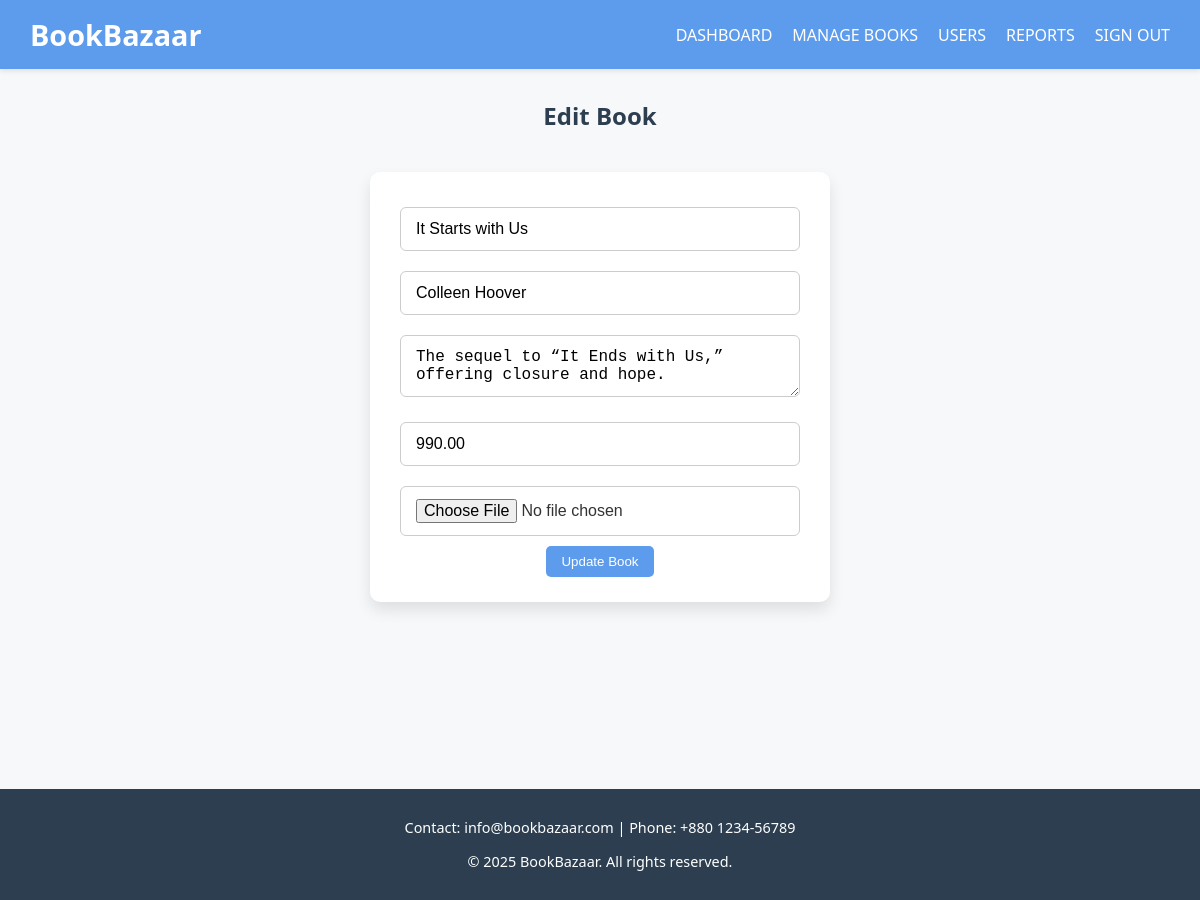
Screenshot of /admin/edit_book.php?id=2 (signed in) with the database file from the repository.
### tables this page shows
CREATE TABLE `books` (
  `title` varchar(255) DEFAULT NULL,
  `description` text DEFAULT NULL,
  `author` varchar(255) DEFAULT NULL,
  `publisher` varchar(255) DEFAULT NULL,
  `publication_year` year(4) DEFAULT NULL,
  `price` decimal(10,2) DEFAULT NULL,
  `image` varchar(255) DEFAULT NULL,
  `id` int(11) NOT NULL
);

### admin/edit_book.php (the view, shortened to what this page needs)
<?php
include '../includes/db_connect.php';
$id = (int)$_GET['id'];
$book = mysqli_fetch_assoc(mysqli_query($conn, "SELECT * FROM books WHERE id=$id"));
?>
<?php include '../includes/header.php'; ?>
<h2>Edit Book</h2>
<form method="post" enctype="multipart/form-data">
    <input type="text" name="title" value="<?php echo $book['title']; ?>" required>
    <input type="text" name="author" value="<?php echo $book['author']; ?>" required>
    <textarea name="description" required><?php echo $book['description']; ?></textarea>
    <input type="number" step="0.01" name="price" value="<?php echo $book['price']; ?>" required>
    <input type="file" name="image">
    <button type="submit" name="update">Update Book</button>
</form>
<?php include '../includes/footer.php'; ?>

### assets/css/style.css (style rules this page uses)
body { font-family: 'Segoe UI', Tahoma, Geneva, Verdana, sans-serif; margin: 0; padding: 0; background-color: #f6f8fa; color: #333; }
h1, h2, h3, h4 { color: #2c3e50; margin: 10px 0; }
.btn, button, form button { display: inline-block; background-color: #5d9cec; color: #fff; padding: 8px 15px; border: none; border-radius: 5px; font-weight: 500; cursor: pointer; transition: background-color 0.3s; }
form, .contact-form { background-color: #fff; padding: 25px 30px; border-radius: 10px; box-shadow: 0 8px 15px rgba(0,0,0,0.1); max-width: 400px; margin: 30px auto; text-align: center; }
form input, form select, form textarea, .contact-form form input, .contact-form form textarea { width: 100%; padding: 12px 15px; margin: 10px 0; border-radius: 6px; border: 1px solid #ccc; font-size: 1rem; box-sizing: border-box; transition: border-color 0.3s; }

### rows the page displays
books: title "It Starts with Us", author "Colleen Hoover", description "The sequel to “It Ends with Us,” offering closure and hope.", price "990.00"
